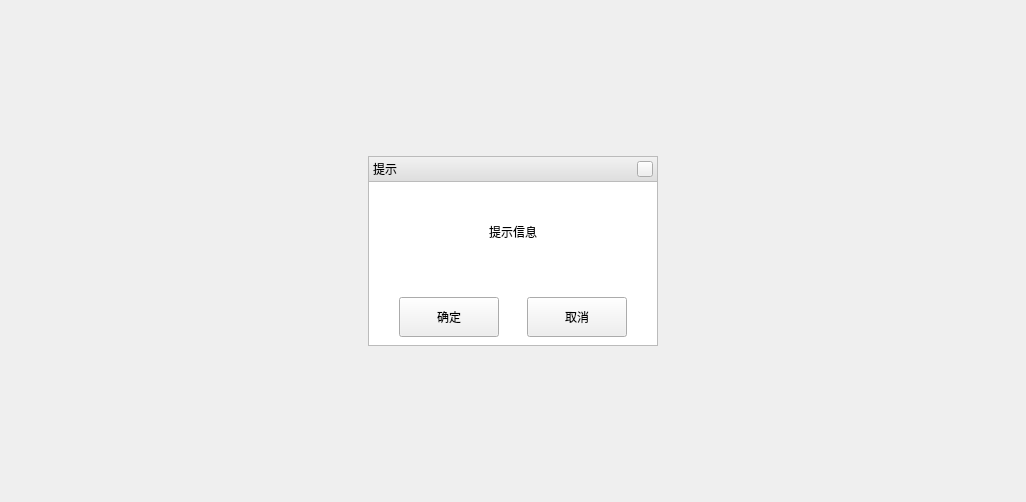
<?xml version="1.0" encoding="UTF-8"?>
<ui version="4.0">
 <class>myDialog</class>
 <widget class="QWidget" name="myDialog">
  <property name="geometry">
   <rect>
    <x>0</x>
    <y>0</y>
    <width>1026</width>
    <height>502</height>
   </rect>
  </property>
  <property name="minimumSize">
   <size>
    <width>0</width>
    <height>0</height>
   </size>
  </property>
  <property name="maximumSize">
   <size>
    <width>9999</width>
    <height>9999</height>
   </size>
  </property>
  <property name="font">
   <font>
    <family>微软雅黑</family>
   </font>
  </property>
  <property name="windowTitle">
   <string>Form</string>
  </property>
  <layout class="QGridLayout" name="gridLayout_2">
   <property name="leftMargin">
    <number>0</number>
   </property>
   <property name="topMargin">
    <number>0</number>
   </property>
   <property name="rightMargin">
    <number>0</number>
   </property>
   <property name="bottomMargin">
    <number>0</number>
   </property>
   <property name="spacing">
    <number>0</number>
   </property>
   <item row="0" column="0" colspan="3">
    <spacer name="vs_top">
     <property name="orientation">
      <enum>Qt::Vertical</enum>
     </property>
     <property name="sizeHint" stdset="0">
      <size>
       <width>20</width>
       <height>40</height>
      </size>
     </property>
    </spacer>
   </item>
   <item row="1" column="0">
    <spacer name="hs_left">
     <property name="orientation">
      <enum>Qt::Horizontal</enum>
     </property>
     <property name="sizeHint" stdset="0">
      <size>
       <width>40</width>
       <height>20</height>
      </size>
     </property>
    </spacer>
   </item>
   <item row="1" column="2">
    <spacer name="hs_right">
     <property name="orientation">
      <enum>Qt::Horizontal</enum>
     </property>
     <property name="sizeHint" stdset="0">
      <size>
       <width>40</width>
       <height>20</height>
      </size>
     </property>
    </spacer>
   </item>
   <item row="2" column="0" colspan="3">
    <spacer name="vs_bottom">
     <property name="orientation">
      <enum>Qt::Vertical</enum>
     </property>
     <property name="sizeHint" stdset="0">
      <size>
       <width>20</width>
       <height>40</height>
      </size>
     </property>
    </spacer>
   </item>
   <item row="1" column="1">
    <widget class="QWidget" name="widget_main" native="true">
     <property name="minimumSize">
      <size>
       <width>100</width>
       <height>100</height>
      </size>
     </property>
     <property name="maximumSize">
      <size>
       <width>300</width>
       <height>200</height>
      </size>
     </property>
     <layout class="QVBoxLayout" name="verticalLayout">
      <property name="spacing">
       <number>0</number>
      </property>
      <property name="leftMargin">
       <number>5</number>
      </property>
      <property name="topMargin">
       <number>5</number>
      </property>
      <property name="rightMargin">
       <number>5</number>
      </property>
      <property name="bottomMargin">
       <number>5</number>
      </property>
      <item>
       <widget class="QWidget" name="widget" native="true">
        <property name="minimumSize">
         <size>
          <width>0</width>
          <height>26</height>
         </size>
        </property>
        <property name="maximumSize">
         <size>
          <width>16777215</width>
          <height>26</height>
         </size>
        </property>
        <property name="styleSheet">
         <string notr="true">QWidget#widget {
    border-style:solid;
	border-width:1px;
	border-color:rgb(187, 187, 187);
    background-color: qlineargradient(x1:0, y1:0, x2:0, y2:1, stop:0 rgb(242, 242, 242), stop:1 rgb(221, 221, 221));
}</string>
        </property>
        <layout class="QHBoxLayout" name="horizontalLayout_3">
         <property name="spacing">
          <number>5</number>
         </property>
         <property name="leftMargin">
          <number>5</number>
         </property>
         <property name="topMargin">
          <number>0</number>
         </property>
         <property name="rightMargin">
          <number>5</number>
         </property>
         <property name="bottomMargin">
          <number>0</number>
         </property>
         <item>
          <widget class="QLabel" name="label_pix">
           <property name="minimumSize">
            <size>
             <width>0</width>
             <height>26</height>
            </size>
           </property>
           <property name="maximumSize">
            <size>
             <width>16777215</width>
             <height>26</height>
            </size>
           </property>
           <property name="text">
            <string>提示</string>
           </property>
          </widget>
         </item>
         <item>
          <spacer name="hs_bar">
           <property name="orientation">
            <enum>Qt::Horizontal</enum>
           </property>
           <property name="sizeHint" stdset="0">
            <size>
             <width>269</width>
             <height>18</height>
            </size>
           </property>
          </spacer>
         </item>
         <item>
          <widget class="QPushButton" name="btn_close">
           <property name="minimumSize">
            <size>
             <width>16</width>
             <height>16</height>
            </size>
           </property>
           <property name="maximumSize">
            <size>
             <width>16</width>
             <height>16</height>
            </size>
           </property>
           <property name="styleSheet">
            <string notr="true">QPushButton#btn_close {
    border-image: url(&quot;:/Images/clo.png&quot;);
}

QPushButton#btn_close:hover {
    border-image: url(&quot;:/Images/clo_on.png&quot;);
}</string>
           </property>
           <property name="text">
            <string/>
           </property>
          </widget>
         </item>
        </layout>
       </widget>
      </item>
      <item>
       <widget class="QWidget" name="combination" native="true">
        <property name="maximumSize">
         <size>
          <width>400</width>
          <height>300</height>
         </size>
        </property>
        <property name="styleSheet">
         <string notr="true">QWidget#combination {
    border-style:solid;
	border-width:1px;
	border-color:rgb(187, 187, 187);
    background-color: white;
    border-top: none;
}</string>
        </property>
        <layout class="QGridLayout" name="gridLayout_3">
         <item row="0" column="0">
          <spacer name="verticalSpacer_2">
           <property name="orientation">
            <enum>Qt::Vertical</enum>
           </property>
           <property name="sizeType">
            <enum>QSizePolicy::Maximum</enum>
           </property>
           <property name="sizeHint" stdset="0">
            <size>
             <width>17</width>
             <height>50</height>
            </size>
           </property>
          </spacer>
         </item>
         <item row="1" column="0">
          <layout class="QHBoxLayout" name="horizontalLayout_2">
           <item>
            <spacer name="horizontalSpacer">
             <property name="orientation">
              <enum>Qt::Horizontal</enum>
             </property>
             <property name="sizeHint" stdset="0">
              <size>
               <width>40</width>
               <height>20</height>
              </size>
             </property>
            </spacer>
           </item>
           <item>
            <widget class="QLabel" name="label_Tip">
             <property name="minimumSize">
              <size>
               <width>0</width>
               <height>0</height>
              </size>
             </property>
             <property name="maximumSize">
              <size>
               <width>730</width>
               <height>16777215</height>
              </size>
             </property>
             <property name="text">
              <string>提示信息</string>
             </property>
             <property name="alignment">
              <set>Qt::AlignCenter</set>
             </property>
            </widget>
           </item>
           <item>
            <spacer name="horizontalSpacer_2">
             <property name="orientation">
              <enum>Qt::Horizontal</enum>
             </property>
             <property name="sizeHint" stdset="0">
              <size>
               <width>40</width>
               <height>20</height>
              </size>
             </property>
            </spacer>
           </item>
          </layout>
         </item>
         <item row="2" column="0">
          <spacer name="verticalSpacer_3">
           <property name="orientation">
            <enum>Qt::Vertical</enum>
           </property>
           <property name="sizeHint" stdset="0">
            <size>
             <width>20</width>
             <height>67</height>
            </size>
           </property>
          </spacer>
         </item>
         <item row="3" column="0">
          <layout class="QHBoxLayout" name="horizontalLayout">
           <item>
            <widget class="QPushButton" name="pushButton_confirm">
             <property name="minimumSize">
              <size>
               <width>100</width>
               <height>40</height>
              </size>
             </property>
             <property name="maximumSize">
              <size>
               <width>100</width>
               <height>40</height>
              </size>
             </property>
             <property name="text">
              <string>确定</string>
             </property>
            </widget>
           </item>
           <item>
            <widget class="QPushButton" name="pushButton_cancle">
             <property name="minimumSize">
              <size>
               <width>100</width>
               <height>40</height>
              </size>
             </property>
             <property name="maximumSize">
              <size>
               <width>100</width>
               <height>40</height>
              </size>
             </property>
             <property name="text">
              <string>取消</string>
             </property>
            </widget>
           </item>
          </layout>
         </item>
        </layout>
       </widget>
      </item>
     </layout>
    </widget>
   </item>
  </layout>
 </widget>
 <resources/>
 <connections/>
</ui>
